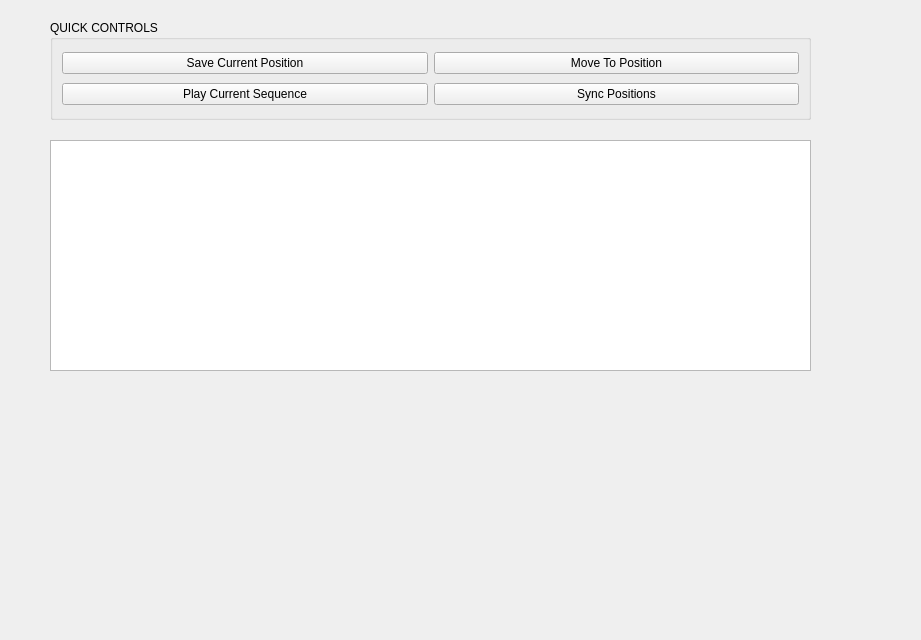
<?xml version="1.0" encoding="UTF-8"?>
<ui version="4.0">
 <class>TeachPanel</class>
 <widget class="QWidget" name="TeachPanel">
  <property name="geometry">
   <rect>
    <x>0</x>
    <y>0</y>
    <width>921</width>
    <height>640</height>
   </rect>
  </property>
  <property name="windowTitle">
   <string>Form</string>
  </property>
  <widget class="QGroupBox" name="teachGroupBox">
   <property name="geometry">
    <rect>
     <x>50</x>
     <y>20</y>
     <width>761</width>
     <height>100</height>
    </rect>
   </property>
   <property name="title">
    <string>QUICK CONTROLS</string>
   </property>
   <layout class="QGridLayout" name="gridLayout_8">
    <item row="0" column="0">
     <widget class="QPushButton" name="saveCurrentButton">
      <property name="text">
       <string>Save Current Position</string>
      </property>
     </widget>
    </item>
    <item row="1" column="1">
     <widget class="QPushButton" name="syncPositionsButton">
      <property name="text">
       <string>Sync Positions</string>
      </property>
     </widget>
    </item>
    <item row="0" column="1">
     <widget class="QPushButton" name="moveToButton">
      <property name="text">
       <string>Move To Position</string>
      </property>
     </widget>
    </item>
    <item row="1" column="0">
     <widget class="QPushButton" name="playCurrentSeqButton">
      <property name="text">
       <string>Play Current Sequence</string>
      </property>
     </widget>
    </item>
   </layout>
  </widget>
  <widget class="QTableView" name="posMemoryTableView">
   <property name="geometry">
    <rect>
     <x>50</x>
     <y>140</y>
     <width>761</width>
     <height>231</height>
    </rect>
   </property>
   <property name="dragEnabled">
    <bool>true</bool>
   </property>
   <property name="dragDropMode">
    <enum>QAbstractItemView::DragDropMode::InternalMove</enum>
   </property>
   <property name="defaultDropAction">
    <enum>Qt::DropAction::MoveAction</enum>
   </property>
   <property name="selectionMode">
    <enum>QAbstractItemView::SelectionMode::ExtendedSelection</enum>
   </property>
   <property name="selectionBehavior">
    <enum>QAbstractItemView::SelectionBehavior::SelectRows</enum>
   </property>
  </widget>
 </widget>
 <resources/>
 <connections/>
</ui>
